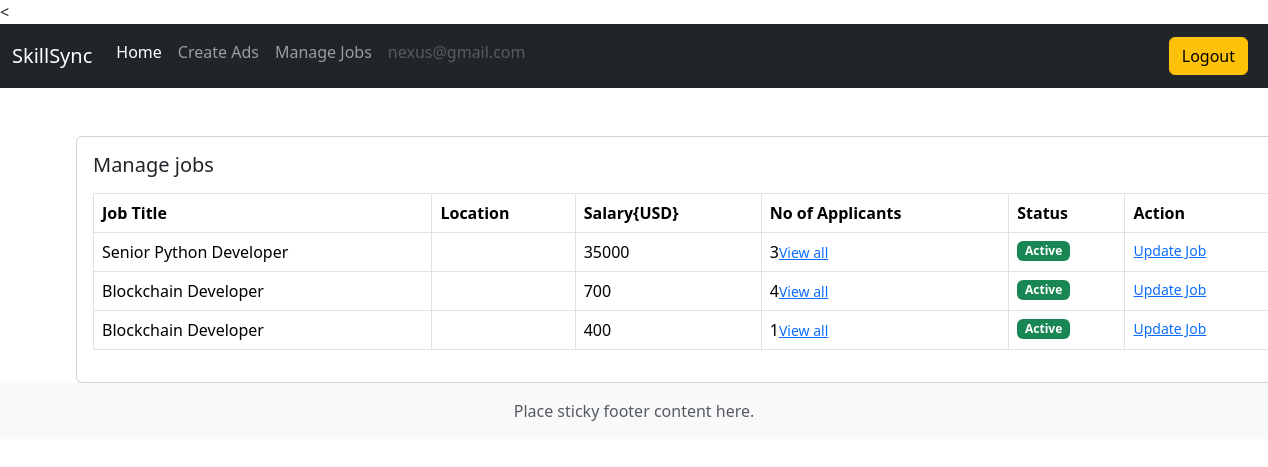
Screenshot of /job/manage-jobs/ (signed in) with the database file from the repository.
### users/models.py (models this page shows)
class User(AbstractUser):
 email = models.EmailField(unique= True)
 is_recruiter = models.BooleanField(default=False)
 is_applicant = models.BooleanField(default=False)
 has_resume = models.BooleanField(default=False)
 has_company = models.BooleanField(default=False)

### job/models.py (models this page shows, shortened)
class Job(models.Model):
    job_type_choices = (
        ('Remote','Remote'),
        ('Onsite','Onsite'),
        ('Hybrid','Hybrid')
    )
    user = models.ForeignKey(User, on_delete = models.CASCADE)
    company = models.ForeignKey(Company, on_delete = models.CASCADE)
    title = models.CharField(max_length=100)
    city = models.CharField(max_length= 100)
    salary = models.PositiveIntegerField(default =35000 )
    requirements = models.TextField()
    ideal_candidate = models.TextField()
    is_available = models.BooleanField(default=True) # if job is available or not
    timestamp = models.DateTimeField(auto_now_add=True)
    industry = models.ForeignKey(Industry, on_delete = models.DO_NOTHING, null = True, blank = True)
    province = models.ForeignKey(Province, on_delete= models.DO_NOTHING, null = True, blank= True)
    job_type = models.CharField(max_length=20, choices = job_type_choices, null = True, blank = True)

### job/views.py (the view)
# urls.py: path('manage-jobs/', views.manage_jobs, name ='manage-jobs'),
def manage_jobs(request):
    jobs = Job.objects.filter(user=request.user, company = request.user.company)
    context = {'jobs':jobs}
    return render(request, 'job/manage_jobs.html',context)

### templates/job/manage_jobs.html
<{% extends 'base.html'%}
{%block content%}
<div  class="card mx-auto" style="width:76rem;">
    <div class="card-body">
      <h5 class = "card-title mb-3">Manage jobs</h5>
        <table class="table table-bordered">
          <thead>
          <tr>
     <th scope="col">Job Title</th>
        <th scope="col">Location</th>
          <th scope="col">Salary{USD}</th>
             <th scope="col">No of Applicants</th>
                   <th scope="col">Status</th>
                        <th scope="col">Action</th>
          </tr>
        </thead>
        <tbody>
          {% for job in jobs %}
          <tr>
            <td>{{job.title}}</td>
            <td>{{job.location}}</td>
            <td>{{job.salary}}</td>
            <td>{{job.applyjob_set.all.count}}<a href="{% url 'all-applicants' job.pk %}"><small>View all</small></a></td>
            {% if job.is_available %}
            <td><span class="badge bg-success">Active</span></td>
            {% else %}
            <td><span class="badge bg-warning">Not Active</span></td>
            {% endif %}
            <td><a href="{% url 'update-job' job.pk %}"><small>Update Job</small></a></td>
          </tr>
          {% endfor %}
        </tbody>
      </table>
    </div>
    </div>
{% endblock content%}

### templates/base.html (shortened to what this page needs)
<!DOCTYPE html>
<html lang="en">
<head>
    <link rel="stylesheet" href="https://cdnjs.cloudflare.com/ajax/libs/font-awesome/5.15.4/css/all.min.css">
    <link href="https://cdn.jsdelivr.net/npm/bootstrap@5.3.2/dist/css/bootstrap.min.css" rel="stylesheet">
</head>
<body>
    <nav class="navbar navbar-expand-lg navbar-dark bg-dark">
        <div class="container-fluid">
            <a class="navbar-brand" href="{% url 'home'%}">SkillSync</a>
            <div class="collapse navbar-collapse" id="navbarSupportedContent" >
                {% if request.user.is_authenticated%}
                {% if request.user.is_applicant %}
                <ul class="navbar-nav me-auto mb-2 mb-lg0">
                    <li class="nav-item"><a class="nav-link active" aria-current="page" href="#">Home</a>
                    </li>
                    {% if request.user.has_resume%}
                    <li class="nav-item">
                        <a class="nav-link " href="{% url 'job-listing' %}">Apply to Jobs</a>
                    </li>
                    <li class="nav-item"><a class="nav-link active" aria-current="page" href="{% url 'applied-jobs' %}">Manage Job Applications</a>
                    </li>
                    {% else %}
                    <li class="nav-item">
                        <a class="nav-link " href="{% url 'update-resume' %}">Create Profile</a>
                    {% endif %}
                    <li class="nav-item">
                        <a class="nav-link disabled" href="a" tabindex="-1" aria-disabled="true">{{request.user.email}}</a>
                    </li>
                </ul>
                <a href="{%url 'logout'%}" class="btn btn-warning me-2 ">Logout</a>
                {% elif request.user.is_recruiter%}
                <ul class="navbar-nav me-auto mb-2 mb-lg0">
                    <li class="nav-item"><a class="nav-link active" aria-current="page" href="a">Home</a>
                    </li>
                    {% if request.user.has_company  %}
                    <li class="nav-item">
                        <a class="nav-link " href="{%url 'create-job'%}">Create Ads</a>
                    </li>
                    <li class="nav-item">
                        <a class="nav-link " href="{%url 'manage-jobs'%}">Manage Jobs</a>
                    </li>
                    {% else %}
                <li class="nav-item">
                    <a class="nav-link disabled" href="a" tabindex="-1" aria-disabled="true">{{request.user.email}}</a>
                </li>
                </ul>
                <a href="{%url 'logout'%}" class="btn btn-warning me-2 ">Logout</a>
                {% endif %}
                {% else  %}
                <ul class="navbar-nav me-auto mb-2 mb-lg0">
                    <li class="nav-item">
                        <a class="nav-link active" aria-current="page" href="{% url 'job-listing' %}">All Jobs</a>
                    </li>
                        </ul>
                {%endif%}
            </div>
        </div>
    </nav>
    <div class="container mt-5">
        {% block content%}
        {% endblock content%}
    </div>
<footer class="footer mt-auto py-3 bg-light">
    <div class="container-fluid text-center ">
      <span class="text-muted">Place sticky footer content here.</span>
    </div>
</footer>
</body>
</html>

### rows the page displays
User: user.email "nexus@gmail.com"
Job: title "Senior Python Developer", salary "35000", applyjob_set.all.count "3", is_available "Active"
Job: title "Blockchain Developer", salary "700", applyjob_set.all.count "4", is_available "Active"
Job: title "Blockchain Developer", salary "400", applyjob_set.all.count "1", is_available "Active"
